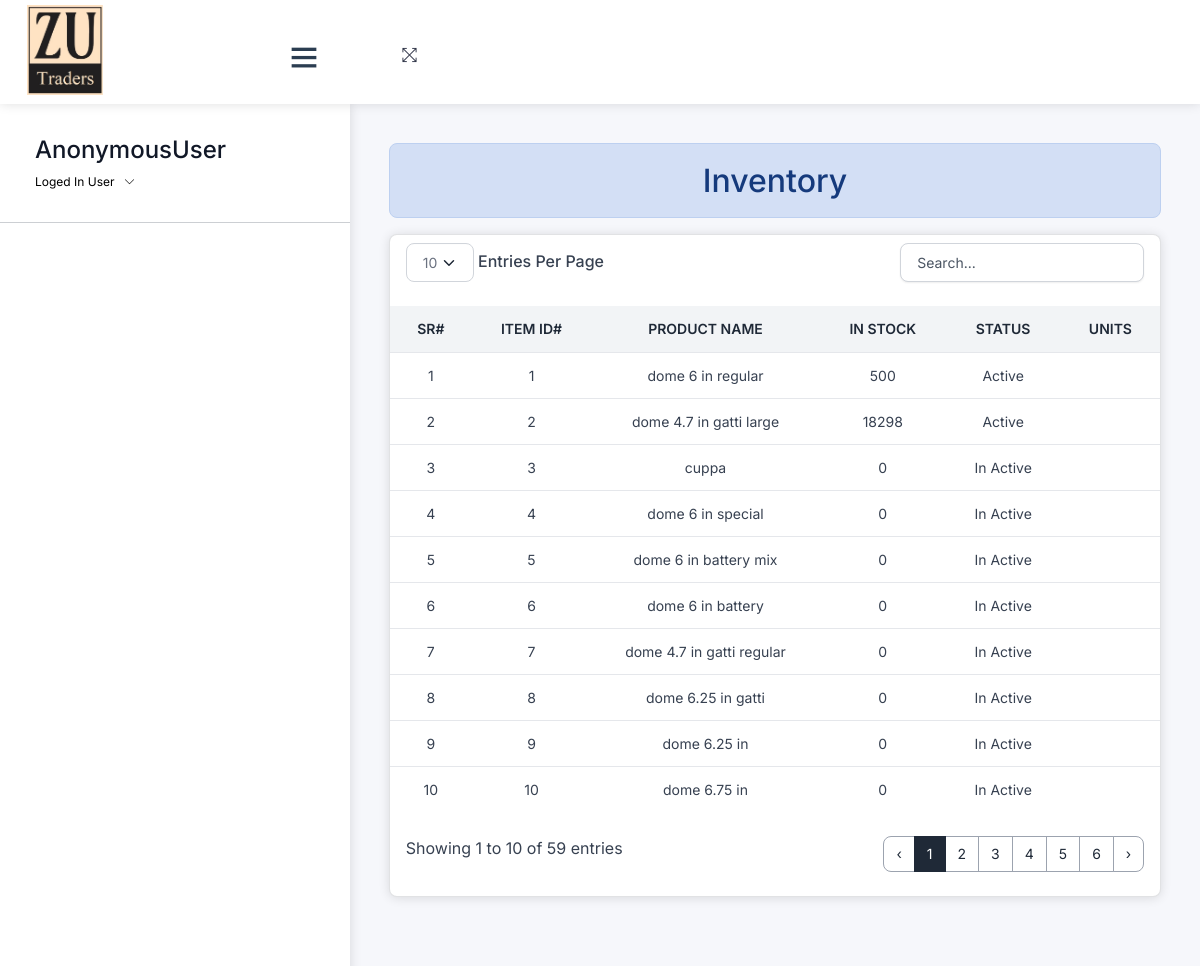
Screenshot of /inventory/ with the database file from the repository.
### home/models.py (models this page shows, shortened)
class Final_Product(models.Model):
        ACTIVE = 'Atcive'
        INACTIVE = 'Inactive'
        KGS='Kgs'
        NOS='Nos'
        STATUS_TYPE_CHOICES = [
        (ACTIVE , 'Active'),
        (INACTIVE ,'Inactive'),
    ]
        UNIT_CHOICES = [
        (NOS ,'Nos'),
        (KGS ,'Kgs')
    ]
        productname=models.CharField(max_length=255,unique=True)
        category=models.ForeignKey(Finish_Product_Category,on_delete=models.RESTRICT)
        product_status=models.BooleanField(default=False)
        is_deleted = models.BooleanField(default=False)
        product_slug=AutoSlugField(populate_from="productname",unique=True,null=True,default=None)
        def __str__(self):
            return f"{self.productname}"
        def get_current_stock(self):
            grn_total = Final_Product_Note_Product.objects.filter(product_id=self.id).aggregate(total=Sum('quantity'))['total'] or 0
            sale_total = Sales_Receipt_Product.objects.filter(product_id=self.id).aggregate(total=Sum('quantity'))['total'] or 0
            current_stock = grn_total - sale_total
            return current_stock
        def change_status(self):
            current_stock = self.get_current_stock()
            if current_stock <= 0:
                product=Final_Product.objects.get(id=self.id)
                product.product_status=False
                product.save()
            else:
                product=Final_Product.objects.get(id=self.id)
                product.product_status=True
                product.save()
            print(self.product_status)

### home/views/product.py (the view)
# urls.py: path('inventory/', product.inventory , name="store_inventory"),
def inventory(request):
    products = Final_Product.objects.all()
    product_stock = []
    for product in products:
        current_stock = product.get_current_stock()
        product.change_status()
        product_stock.append({'product': product, 'current_stock': current_stock})
    return render(request, 'stock/inventory.html', {'mydata': product_stock})

### templates/stock/inventory.html (shortened to what this page needs)
{% extends 'css-js-links.html' %}
{% load crispy_forms_tags %}
{% load custom_filters %}
{% block context %}
{% include 'navbar.html' %}
{% endblock context %}
{% block body %}
<div class="pcoded-content">
  <div class="pcoded-inner-content">
    <div class="main-body">
      <div class="page-wrapper">
        <div class="page-body">
          <div class="row">
            <div class="col-12">
              <h2 class="text-center alert alert-info">Inventory</h2>
              <div class="card py">
                <div class="table-responsive py-2">
                  <table class="table table-flush" id="datatable">
                    <thead class="thead-light">
                      <tr>
                        <th class="border-bottom fw-bolder text-center" scope="col">
                          Sr#
                        </th>
                        <th class="border-bottom fw-bolder text-center" scope="col">
                          Item ID#
                        </th>
                        <th class="border-bottom fw-bolder text-center" scope="col">
                          Product Name
                        </th>
                        <th class="border-bottom fw-bolder text-center" scope="col">
                          In Stock
                        </th>
                        <th class="border-bottom fw-bolder text-center" scope="col">
                          Status
                        </th>
                        <th class="border-bottom fw-bolder text-center" scope="col">
                          Units
                        </th>
                      </tr>
                    </thead>
                    <tbody>
                      {% for data in mydata %}
                      <tr id="salereceipt-{{ data.id }}">
                        <td class="text-center">{{ forloop.counter }}</td>
                        <td class="text-center">{{ data.product.id }}</td>
                        <td class="text-center">{{ data.product }}</td>
                        <td class="text-center">{{ data.current_stock }}</td>
                        <td class="text-center">{% if data.product.product_status %} Active
                          {% else %}
                          In Active
                          {% endif %}</td>
                        <td class="text-center">{{ data.product.unit }}</td>
                      </tr>
                      {% endfor %}
                    </tbody>
                  </table>
                </div>
              </div>
            </div>
          </div>
        </div>
      </div>
    </div>
  </div>
</div>
{% endblock body %}

### templates/css-js-links.html (shortened to what this page needs)
<!DOCTYPE html>
{% load static %}
<html lang="en">
<head>
  <link rel="stylesheet" type="text/css" href="{%  static 'assets/css/bootstrap/css/bootstrap.min.css' %}">
   <link href="https://cdn.jsdelivr.net/npm/bootstrap-icons/font/bootstrap-icons.css" rel="stylesheet">
  <link rel="stylesheet" type="text/css" href="{% static 'assets/icon/themify-icons/themify-icons.css' %}">
  <link rel="stylesheet" type="text/css" href="{% static 'assets/icon/icofont/css/icofont.css' %}">
  <link rel="stylesheet" type="text/css" href="{% static 'assets/css/style.css' %}">
  <link rel="stylesheet" type="text/css" href="{% static 'assets/css/jquery.mCustomScrollbar.css' %}">
  <link rel="stylesheet" href="{% static 'assets/DataTables/datatables.min.css' %}" />
  <link type="text/css" href="{% static 'css/volt.css' %}" rel="stylesheet" />
</head>
<body>
    {% block context %} {% endblock context %}
    {% block body %} {% endblock body %}
</body>
</html>

### templates/navbar.html (shortened to what this page needs)
{% load static %}
<div id="pcoded" class="pcoded">
  <div class="pcoded-container navbar-wrapper">
    <nav style="padding: 0 ; margin: 0 ;" class="navbar header-navbar pcoded-header">
      <div class="navbar-wrapper">
        <div style="height: 100px ;background-color: #ffffff " class="navbar-logo  ">
          <a class="mobile-menu mt-2 text-dark fs-3" id="mobile-collapse" href="#!">
            <i class="ti-menu text-dark"></i>
          </a>
          <a class=" fs-4  btn " href="/"><img style="height: 90px" src="{% static 'assets/images/kainat.png' %}"
              alt=""></a>
        </div>
        <div class="navbar-container container-fluid">
          <ul class="nav-left">
            <li class="mt-3">
              <a href="#!" onclick="javascript:toggleFullScreen()">
                <i class="ti-fullscreen"></i>
              </a>
            </li>
            <li>
              <div id="display-msg" class="text-center mt-4" style="min-height: 70px">
              </div>
            </li>
          </ul>
    </nav>
    <div class="pcoded-main-container">
      <div class="pcoded-wrapper">
        <nav class="pcoded-navbar">
          <div class="pcoded-inner-navbar main-menu">
            <div class="">
              <div class="main-menu-header">
                <div class="user-details">
                  <span>
                    <h4>{{request.user}}</h4>
                  </span>
                  <span id="more-details">Loged In User<i class="ti-angle-down"></i></span>
                </div>
              </div>
            </div>
            <hr>
          </div>
        </nav>

### rows the page displays
Final_Product: product.id "1", product "dome 6 in regular", current_stock "500", product_status "Active"
Final_Product: product.id "2", product "dome 4.7 in gatti large", current_stock "18298", product_status "Active"
Final_Product: product.id "3", product "cuppa", current_stock "0", product_status "In Active"
Final_Product: product.id "4", product "dome 6 in special", current_stock "0", product_status "In Active"
Final_Product: product.id "5", product "dome 6 in battery mix", current_stock "0", product_status "In Active"
Final_Product: product.id "6", product "dome 6 in battery", current_stock "0", product_status "In Active"
Final_Product: product.id "7", product "dome 4.7 in gatti regular", current_stock "0", product_status "In Active"
Final_Product: product.id "8", product "dome 6.25 in gatti", current_stock "0", product_status "In Active"
Final_Product: product.id "9", product "dome 6.25 in", current_stock "0", product_status "In Active"
Final_Product: product.id "10", product "dome 6.75 in", current_stock "0", product_status "In Active"

### other values shown
{{ request.user }} "AnonymousUser"
